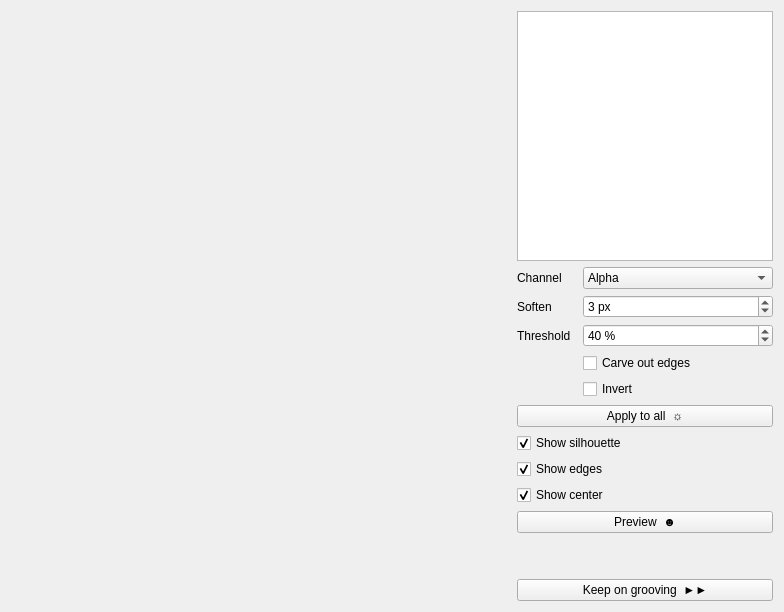
      <widget class="QWidget" name="tabEdge">
       <attribute name="icon">
        <iconset resource="muddymorph.qrc">
         <normaloff>:/stilo/guicandy/t3.png</normaloff>:/stilo/guicandy/t3.png</iconset>
       </attribute>
       <attribute name="title">
        <string>Silhouette</string>
       </attribute>
       <layout class="QHBoxLayout" name="horizontalLayout_3" stretch="1,0">
        <item>
         <widget class="QLabel" name="previewEdge">
          <property name="minimumSize">
           <size>
            <width>500</width>
            <height>300</height>
           </size>
          </property>
          <property name="text">
           <string/>
          </property>
          <property name="pixmap">
           <pixmap resource="muddymorph.qrc">:/stilo/guicandy/icon.png</pixmap>
          </property>
          <property name="alignment">
           <set>Qt::AlignCenter</set>
          </property>
         </widget>
        </item>
        <item>
         <layout class="QVBoxLayout" name="verticalLayout_3">
          <item>
           <widget class="QTableView" name="tableEdge">
            <property name="sizePolicy">
             <sizepolicy hsizetype="Expanding" vsizetype="MinimumExpanding">
              <horstretch>0</horstretch>
              <verstretch>0</verstretch>
             </sizepolicy>
            </property>
            <property name="minimumSize">
             <size>
              <width>0</width>
              <height>250</height>
             </size>
            </property>
            <property name="alternatingRowColors">
             <bool>true</bool>
            </property>
            <property name="selectionMode">
             <enum>QAbstractItemView::SingleSelection</enum>
            </property>
            <property name="selectionBehavior">
             <enum>QAbstractItemView::SelectRows</enum>
            </property>
            <property name="cornerButtonEnabled">
             <bool>false</bool>
            </property>
            <attribute name="horizontalHeaderStretchLastSection">
             <bool>true</bool>
            </attribute>
            <attribute name="verticalHeaderVisible">
             <bool>false</bool>
            </attribute>
           </widget>
          </item>
          <item>
           <layout class="QFormLayout" name="formLayout_2">
            <property name="fieldGrowthPolicy">
             <enum>QFormLayout::AllNonFixedFieldsGrow</enum>
            </property>
            <property name="labelAlignment">
             <set>Qt::AlignLeading|Qt::AlignLeft|Qt::AlignVCenter</set>
            </property>
            <item row="0" column="1">
             <widget class="QComboBox" name="comboChannel">
              <property name="toolTip">
               <string>&lt;html&gt;&lt;head/&gt;&lt;body&gt;&lt;p&gt;If possible select a channel in which the character slash subject is clearly distinguishable from the background.&lt;/p&gt;&lt;/body&gt;&lt;/html&gt;</string>
              </property>
              <item>
               <property name="text">
                <string>Alpha</string>
               </property>
              </item>
              <item>
               <property name="text">
                <string>Lightness</string>
               </property>
              </item>
              <item>
               <property name="text">
                <string>Luminosity</string>
               </property>
              </item>
              <item>
               <property name="text">
                <string>Average</string>
               </property>
              </item>
              <item>
               <property name="text">
                <string>Maximum</string>
               </property>
              </item>
              <item>
               <property name="text">
                <string>Red</string>
               </property>
              </item>
              <item>
               <property name="text">
                <string>Green</string>
               </property>
              </item>
              <item>
               <property name="text">
                <string>Blue</string>
               </property>
              </item>
              <item>
               <property name="text">
                <string>Greenscreen</string>
               </property>
              </item>
              <item>
               <property name="text">
                <string>Bluescreen</string>
               </property>
              </item>
             </widget>
            </item>
            <item row="0" column="0">
             <widget class="QLabel" name="label_07">
              <property name="text">
               <string>Channel  </string>
              </property>
             </widget>
            </item>
            <item row="1" column="0">
             <widget class="QLabel" name="label_08">
              <property name="text">
               <string>Soften  </string>
              </property>
             </widget>
            </item>
            <item row="1" column="1">
             <widget class="QSpinBox" name="spinBlur">
              <property name="toolTip">
               <string>&lt;html&gt;&lt;head/&gt;&lt;body&gt;&lt;p&gt;A bit of gaussian blur can help to get smooth silhouette edges.&lt;/p&gt;&lt;/body&gt;&lt;/html&gt;</string>
              </property>
              <property name="suffix">
               <string> px</string>
              </property>
              <property name="value">
               <number>3</number>
              </property>
             </widget>
            </item>
            <item row="2" column="0">
             <widget class="QLabel" name="label_09">
              <property name="text">
               <string>Threshold  </string>
              </property>
             </widget>
            </item>
            <item row="2" column="1">
             <widget class="QSpinBox" name="spinThreshold">
              <property name="toolTip">
               <string>&lt;html&gt;&lt;head/&gt;&lt;body&gt;&lt;p&gt;Everything darker (or lighter in case of inversion) than this intensity threshold will be part of the silhouette shape.&lt;/p&gt;&lt;/body&gt;&lt;/html&gt;</string>
              </property>
              <property name="suffix">
               <string> %</string>
              </property>
              <property name="maximum">
               <number>100</number>
              </property>
              <property name="value">
               <number>40</number>
              </property>
             </widget>
            </item>
            <item row="3" column="1">
             <widget class="QCheckBox" name="checkScharr">
              <property name="toolTip">
               <string>&lt;html&gt;&lt;head/&gt;&lt;body&gt;&lt;p&gt;Use a Scharr filter (an effect similar to Sobel) to exclude contrasty edges from the silhouette.&lt;/p&gt;&lt;p&gt;This option can come in handy in case of photographs or drawings without obvious lines.&lt;/p&gt;&lt;/body&gt;&lt;/html&gt;</string>
              </property>
              <property name="text">
               <string>Carve out edges</string>
              </property>
             </widget>
            </item>
            <item row="4" column="1">
             <widget class="QCheckBox" name="checkInvert">
              <property name="toolTip">
               <string>&lt;html&gt;&lt;head/&gt;&lt;body&gt;&lt;p&gt;Select this option if the silhouette shape is lighter than its surroundings.&lt;/p&gt;&lt;/body&gt;&lt;/html&gt;</string>
              </property>
              <property name="text">
               <string>Invert</string>
              </property>
             </widget>
            </item>
           </layout>
          </item>
          <item>
           <widget class="QPushButton" name="buttonAllEdge">
            <property name="toolTip">
             <string>&lt;html&gt;&lt;head/&gt;&lt;body&gt;&lt;p&gt;Apply these silhouette settings to all key frames.&lt;/p&gt;&lt;/body&gt;&lt;/html&gt;</string>
            </property>
            <property name="text">
             <string>Apply to all  ☼</string>
            </property>
           </widget>
          </item>
          <item>
           <widget class="QCheckBox" name="checkShowSilhouette">
            <property name="toolTip">
             <string>&lt;html&gt;&lt;head/&gt;&lt;body&gt;&lt;p&gt;Show the detected silhouette as a blue area.&lt;/p&gt;&lt;/body&gt;&lt;/html&gt;</string>
            </property>
            <property name="text">
             <string>Show silhouette</string>
            </property>
            <property name="checked">
             <bool>true</bool>
            </property>
           </widget>
          </item>
          <item>
           <widget class="QCheckBox" name="checkShowEdge">
            <property name="toolTip">
             <string>&lt;html&gt;&lt;head/&gt;&lt;body&gt;&lt;p&gt;Show silhouette edges as blue highlights.&lt;/p&gt;&lt;/body&gt;&lt;/html&gt;</string>
            </property>
            <property name="text">
             <string>Show edges</string>
            </property>
            <property name="checked">
             <bool>true</bool>
            </property>
           </widget>
          </item>
          <item>
           <widget class="QCheckBox" name="checkShowCenter">
            <property name="toolTip">
             <string>&lt;html&gt;&lt;head/&gt;&lt;body&gt;&lt;p&gt;Depict the silhouette center of mass position, size, and orientation as a green steering wheel symbol.&lt;/p&gt;&lt;/body&gt;&lt;/html&gt;</string>
            </property>
            <property name="text">
             <string>Show center</string>
            </property>
            <property name="checked">
             <bool>true</bool>
            </property>
           </widget>
          </item>
          <item>
           <widget class="QPushButton" name="buttonEdge">
            <property name="toolTip">
             <string>&lt;html&gt;&lt;head/&gt;&lt;body&gt;&lt;p&gt;Detect the silhouette and show it in the preview pane. This usually takes a couple of seconds.&lt;/p&gt;&lt;/body&gt;&lt;/html&gt;</string>
            </property>
            <property name="text">
             <string>Preview  ☻</string>
            </property>
           </widget>
          </item>
          <item>
           <spacer name="verticalSpacer_3">
            <property name="orientation">
             <enum>Qt::Vertical</enum>
            </property>
            <property name="sizeHint" stdset="0">
             <size>
              <width>20</width>
              <height>40</height>
             </size>
            </property>
           </spacer>
          </item>
          <item>
           <widget class="QPushButton" name="buttonFinishEdge">
            <property name="toolTip">
             <string>&lt;html&gt;&lt;head/&gt;&lt;body&gt;&lt;p&gt;Up next are the trajectories.&lt;/p&gt;&lt;/body&gt;&lt;/html&gt;</string>
            </property>
            <property name="text">
             <string>Keep on grooving  ►►</string>
            </property>
           </widget>
          </item>
         </layout>
        </item>
       </layout>
      </widget>
